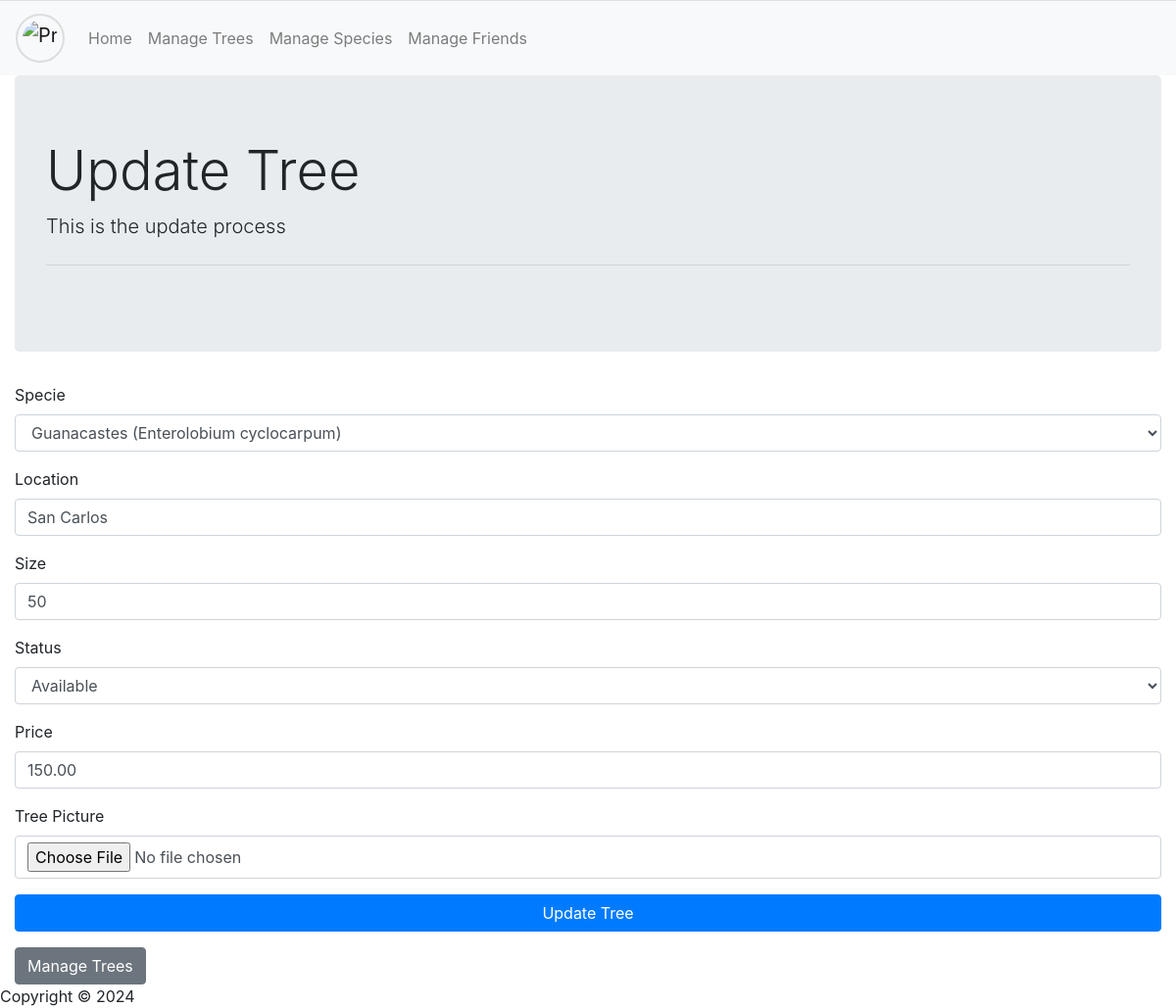
Page /administrator/update_tree.php?id=1 on the committed database.
### tables this page shows
CREATE TABLE `trees` (
  `Id_Tree` int(11) NOT NULL,
  `Specie_Id` int(11) DEFAULT NULL,
  `Location` varchar(255) NOT NULL,
  `Size` int(11) NOT NULL,
  `StatusT` int(1) NOT NULL DEFAULT 1,
  `Price` decimal(10,2) NOT NULL,
  `Photo_Path` varchar(255) DEFAULT NULL
);

CREATE TABLE `species` (
  `Id_Specie` int(11) NOT NULL,
  `Commercial_Name` varchar(100) DEFAULT NULL,
  `Scientific_Name` varchar(100) DEFAULT NULL,
  `StatusS` int(2) DEFAULT 1
);

### utils/administrator/admin_functions.php (called while the page is built, shortened)
<?php
function getConnection(): bool|mysqli {
    $servername = "localhost";
    $username   = "root";
    $password   = "";
    $dbname     = "mytrees";
    try {
        $conn = new mysqli($servername, $username, $password, $dbname, 3306);
        return $conn;
    } catch (Exception $e) {
        echo "Error de conexión: " . $e->getMessage();
        return false;
    }
}
function getSpecies(): array {
    $conn = getConnection();
    $species = [];
    if ($conn) {
        $query = "
            SELECT Id_Specie, Commercial_Name, Scientific_Name
            FROM species
            WHERE StatusS = 1
        ";
        $result = mysqli_query($conn, $query);
        if ($result) {
            while ($row = mysqli_fetch_assoc($result)) {
                $species[] = [
                    'Id_Specie'          => $row['Id_Specie'],
                    'Commercial_Name'    => $row['Commercial_Name'],
                    'Scientific_Name'    => $row['Scientific_Name'],
                ];
            }
        } else {
            echo "Query error: " . mysqli_error($conn);
        }
    } else {
        echo "Connection error: " . mysqli_connect_error();
    }
    return $species;
}
function getTreeById($id_tree): array {
    $conn = getConnection();
    $trees = [];
    if ($conn) {
        $query = "
            SELECT Id_Tree, Specie_Id, Location, Size, StatusT, Price, Photo_Path
            FROM trees
            WHERE Id_Tree = ?
        ";
        $stmt = mysqli_prepare($conn, $query);
        mysqli_stmt_bind_param($stmt, 'i', $id_tree);
        mysqli_stmt_execute($stmt);
        $result = mysqli_stmt_get_result($stmt);
        if ($result) {
            while ($row = mysqli_fetch_assoc($result)) {
                $trees[] = [
                    'Id_Tree'       => $row['Id_Tree'],
                    'Specie_Id'     => $row['Specie_Id'],
                    'Location'      => $row['Location'],
                    'Size'          => $row['Size'],
                    'StatusT'       => $row['StatusT'],
                    'Price'         => $row['Price'],
                    'Photo_Path'    => $row['Photo_Path'],
                ];
            }
        } else {
            echo "Query error: " . mysqli_error($conn);
        }
    } else {
        echo "Connection error: " . mysqli_connect_error();
    }
    return $trees;
}

### administrator/update_tree.php (the view, shortened to what this page needs)
<?php
require_once(__DIR__ . '/../utils/administrator/admin_functions.php');
    $action_path = $_SERVER["DOCUMENT_ROOT"] . "/MyTreesProject/actions/administrator/update_tree.php";
    $tree = null;
    if (isset($_GET['id'])) {
        $id_tree = (int)$_GET['id'];
        $treeID = getTreeById($id_tree);
        $species = getSpecies();
        if (!is_array($treeID) || empty($treeID)) {
            die("Tree not found.");
        } else {
            $tree = $treeID[0];
        }
    }
?>
<?php require('../inc/header_admin.php')?>
<div class="container-fluid">
    <div class="jumbotron">
        <h1 class="display-4">Update Tree</h1>
        <p class="lead">This is the update process</p>
        <hr class="my-4">
    </div>
    <form method="post" action="<?php echo $action_path; ?>">
        <div class="form-group">
            <label for="specie_id">Specie</label>
            <select id="specie_id" class="form-control" name="specie_id">
                <?php foreach ($species as $specie): ?>
                    <option value="<?php echo $specie['Id_Specie']; ?>"
                        <?php echo ($specie['Id_Specie'] == $tree['Specie_Id']) ? 'selected' : ''; ?>>
                        <?php echo htmlspecialchars($specie['Commercial_Name']) . " (" . htmlspecialchars($specie['Scientific_Name']) . ")"; ?>
                    </option>
                <?php endforeach; ?>
            </select>
        </div>
        <div class="form-group">
            <label for="location">Location</label>
            <input id="location" class="form-control" type="text" name="location" value="<?php echo htmlspecialchars($tree['Location']); ?>">
        </div>
        <div class="form-group">
            <label for="size">Size</label>
            <input id="size" class="form-control" type="number" name="size" value="<?php echo htmlspecialchars($tree['Size']); ?>">
        </div>
        <div class="form-group">
            <label for="statusT">Status</label>
            <select id="statusT" class="form-control" name="statusT">
                <option value="1" <?php if ($tree['StatusT'] == 1) echo 'selected'; ?>>Available</option>
            </select>
        </div>
        <div class="form-group">
            <label for="price">Price</label>
            <input id="price" class="form-control" type="number" name="price" value="<?php echo htmlspecialchars($tree['Price']); ?>">
        </div>
        <div class="form-group">
            <label for="photoPath">Tree Picture</label>
            <input type="file" class="form-control" name="photoPath" id="photoPath" accept="image/png, image/jpeg">
        </div>
        <button type="submit" class="btn btn-primary"> Update Tree </button>
    </form>
    <a href="../administrator/manage_trees.php" class="btn btn-secondary mt-3">Manage Trees</a>
</div>
<?php require('../inc/footer.php'); ?>

### css/profile.css (style rules this page uses)
.form-group { margin-bottom: 1rem; }
label { display: block; margin-bottom: 0.5rem; text-align: left; }
.form-control { text-align: left; width: 100%; }
button { width: 100%; }

### rows in the picture
trees: specie_id "Guanacastes (Enterolobium cyclocarpum)", location "San Carlos", size "50", statusT "Available", price "150.00"
